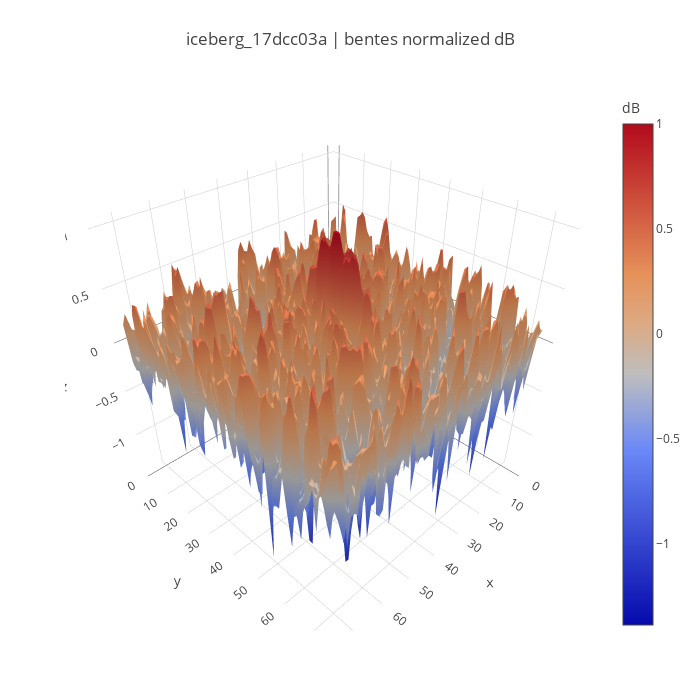

Notebook code for this chart:
### Code cell
print('mean', round(bentes.mean(), 4), 'std', round(bentes.std(), 4))
plot_3d_example(bentes2d, 'iceberg_{} | '.format(ice_id)+tbentes);

### Figure 1 — Plotly figure (JSON) as saved in the notebook; plotly's stock layout.template omitted (floating-point values rounded to 4 significant figures; data arrays with more than 128 entries replaced by an {"elided": "..."} marker saying what was removed)
{"data": [{"colorbar": {"title": "dB"}, "type": "surface", "z": {"elided": "75x75 float values"}}], "layout": {"autosize": false, "height": 700, "margin": {"b": 65, "l": 65, "r": 50, "t": 90}, "title": "iceberg_17dcc03a | bentes normalized dB", "width": 700}}
